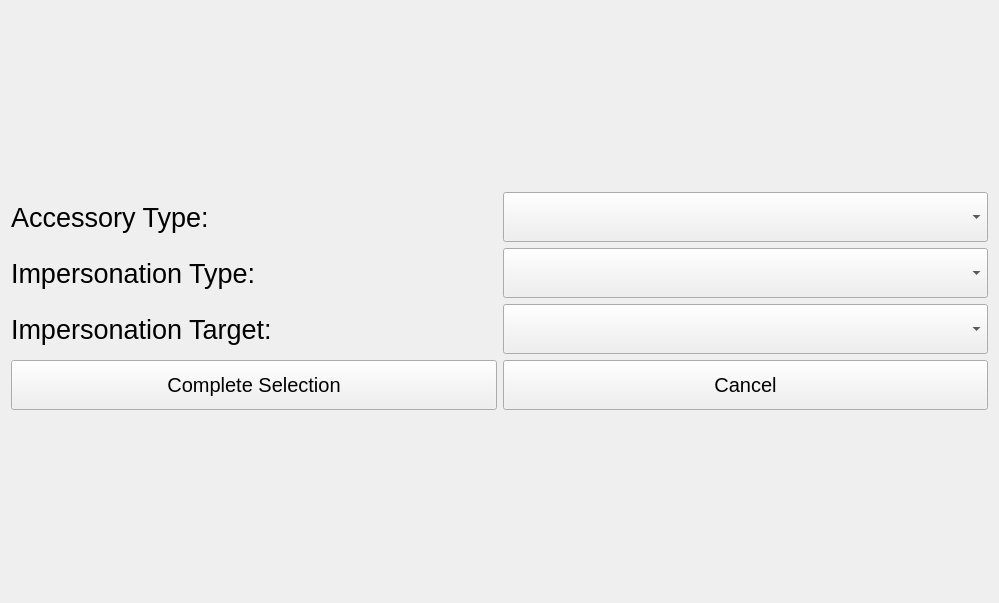
<?xml version="1.0" encoding="UTF-8"?>
<ui version="4.0">
 <class>Form</class>
 <widget class="QWidget" name="Form">
  <property name="geometry">
   <rect>
    <x>0</x>
    <y>0</y>
    <width>999</width>
    <height>603</height>
   </rect>
  </property>
  <property name="windowTitle">
   <string>Form</string>
  </property>
  <layout class="QGridLayout" name="gridLayout_2">
   <item row="0" column="0">
    <layout class="QGridLayout" name="gridLayout">
     <item row="0" column="1">
      <widget class="QComboBox" name="accessory_box">
       <property name="minimumSize">
        <size>
         <width>200</width>
         <height>50</height>
        </size>
       </property>
       <property name="font">
        <font>
         <pointsize>15</pointsize>
        </font>
       </property>
      </widget>
     </item>
     <item row="1" column="0">
      <widget class="QLabel" name="impersonation_label">
       <property name="font">
        <font>
         <pointsize>20</pointsize>
        </font>
       </property>
       <property name="text">
        <string>Impersonation Type:</string>
       </property>
      </widget>
     </item>
     <item row="2" column="1">
      <widget class="QComboBox" name="comboBox_3">
       <property name="minimumSize">
        <size>
         <width>200</width>
         <height>50</height>
        </size>
       </property>
       <property name="font">
        <font>
         <pointsize>15</pointsize>
        </font>
       </property>
      </widget>
     </item>
     <item row="1" column="1">
      <widget class="QComboBox" name="target_box">
       <property name="minimumSize">
        <size>
         <width>200</width>
         <height>50</height>
        </size>
       </property>
       <property name="font">
        <font>
         <pointsize>15</pointsize>
        </font>
       </property>
      </widget>
     </item>
     <item row="2" column="0">
      <widget class="QLabel" name="target_label">
       <property name="font">
        <font>
         <pointsize>20</pointsize>
        </font>
       </property>
       <property name="text">
        <string>Impersonation Target:</string>
       </property>
      </widget>
     </item>
     <item row="0" column="0">
      <widget class="QLabel" name="accessory_label">
       <property name="font">
        <font>
         <pointsize>20</pointsize>
        </font>
       </property>
       <property name="text">
        <string>Accessory Type:</string>
       </property>
      </widget>
     </item>
     <item row="3" column="0">
      <widget class="QPushButton" name="pushButton">
       <property name="minimumSize">
        <size>
         <width>0</width>
         <height>50</height>
        </size>
       </property>
       <property name="font">
        <font>
         <pointsize>15</pointsize>
        </font>
       </property>
       <property name="text">
        <string>Complete Selection</string>
       </property>
      </widget>
     </item>
     <item row="3" column="1">
      <widget class="QPushButton" name="pushButton_2">
       <property name="minimumSize">
        <size>
         <width>0</width>
         <height>50</height>
        </size>
       </property>
       <property name="font">
        <font>
         <pointsize>15</pointsize>
        </font>
       </property>
       <property name="text">
        <string>Cancel</string>
       </property>
      </widget>
     </item>
    </layout>
   </item>
  </layout>
 </widget>
 <resources/>
 <connections/>
</ui>
